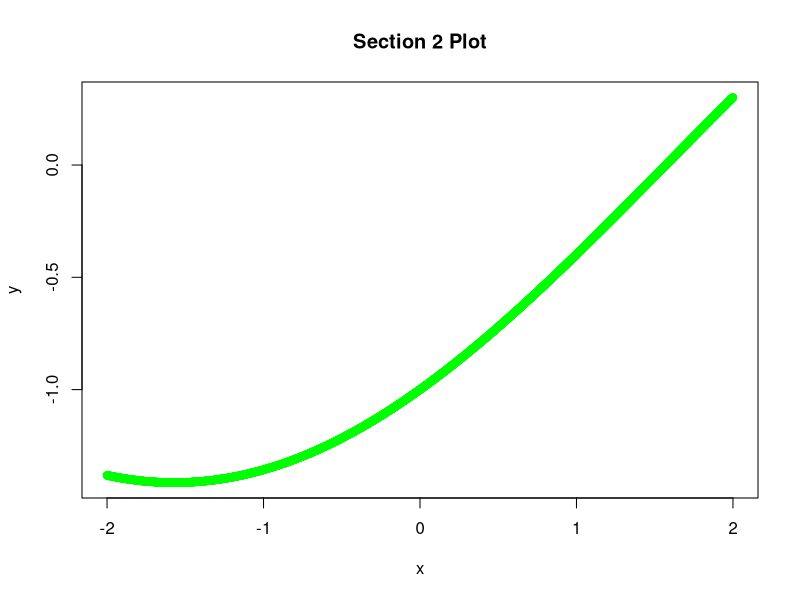
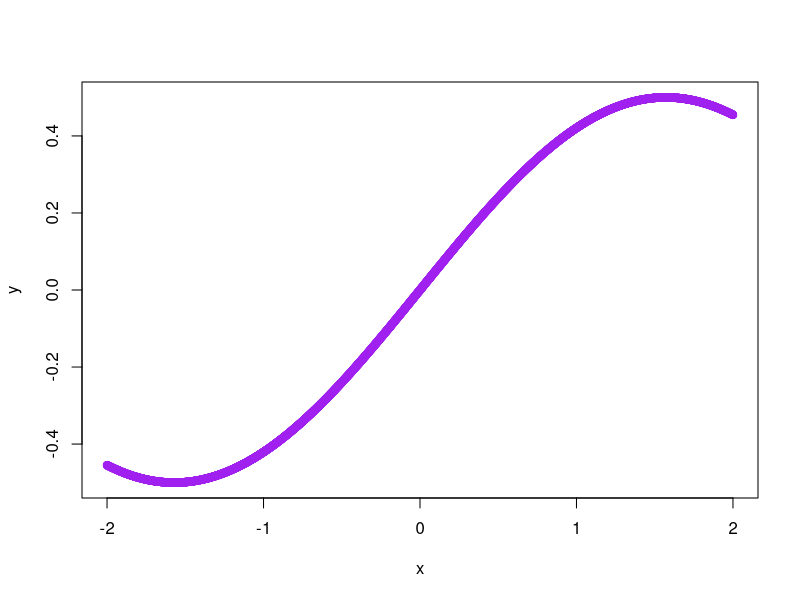

Here is the R script that generated these plots, in order: (Note: this script raises an error after producing the figures.)
## ---- chunk 1
# DO NOT ADD OR REVISE CODE HERE
knitr::opts_chunk$set(echo = TRUE, eval = TRUE)

## ---- chunk 2
q1_vector<-c(1:5, sqrt(2), 17*4, rep(c(2.5,5,7.5), times=3))

## ---- chunk 3
q1_vector_7<-q1_vector[(q1_vector)<=7]
length(q1_vector_7)

## ---- chunk 4
q1_vector_sorted<-sort(q1_vector)
sum(q1_vector_sorted[5:10])
## ---- chunk 5
q1_vector_sqrd<-q1_vector^2
table(q1_vector_sqrd>25)
## ---- chunk 6
q1_vector_short<-c(q1_vector[-(2:15)])
(q1_vector_short[1])*(q1_vector_short[2])
## ---- chunk 7
fuction<-function(x){y<-sin(x/2)-cos(x/2)
			 return (y)
			 }

## ---- chunk 8
x<-seq(from =-2, to =2, length.out = 4001)
y<-fuction(x)
min_y<-min(y)
min(x)
min(y)
## ---- chunk 9
plot(x,y, col= "green", main="Section 2 Plot")
text("(-2,-1.412)")

## ---- chunk 10
function1<-function(x){
y<-cos(x/2)*sin(x/2)
return(y)
}
function2<-function(x){
y<--(x/2)^3
return(y)
}

x<-seq(from= -2,to= 2,length.out = 4001)
y<-function1(x)
a<-function2(x)
plot(x,y,col="purple")
plot(x,z,col="orange")
text(0,0, "intersect point")
b<-function(x) cos(x/2)*sin(x/2)+(x/2)^3
intersect_plot<-uniroot(f,c(-2,2))
intersect_plot
## ---- chunk 11
data(trees)
data(trees)
structure(trees)
apply(trees,2,mean)
results<-apply(trees,1,mean)
greater<-results>30.17
greater
true<-length(which(greater))
true
## ---- chunk 12
r<-(trees$Girth/2)
x<-r
area<-function(x){a<-pi*(x^2)
      return(a)}
finalarea<-area(x)
finalarea

## ---- chunk 13
hist(r)

## ---- chunk 14
max(finalarea)
df<-trees
df[31,]

## ---- chunk 15
set.seed(9999)
y <- rt(n = 100, df = 10)
set.seed(123)
x <- rnorm(n = 100, mean = 0, sd = 1.25)
xy <- cbind(x, y)
iqr_x <- IQR(xy[, "x"])
iqr_y <- IQR(xy[, "y"])
iqr_x_ <- round(iqr_x, 4)
iqr_y_ <- round(iqr_y, 4)
iqr_x_
iqr_y_
## ---- chunk 16
par(mfrow=c(1.6,1.6))
hist(iqr_x_,col="pink")
boxplot(iqr_x_,horizontal=TRUE,col="green")
hist(iqr_y_,col="pink")
boxplot(iqr_y_,horizontal=TRUE,col="green")
## ---- chunk 17
par(mfrow=c(1,2))
qqnorm(iqr_x_,main="QQ Plot Norm",col="lavender")
qqline(iqr_x_,distribution = qnorm)
qqnorm(iqr_y_,main="QQ Plot Exp",col="tan")
qqline(iqr_y_,distribution =qnorm)


